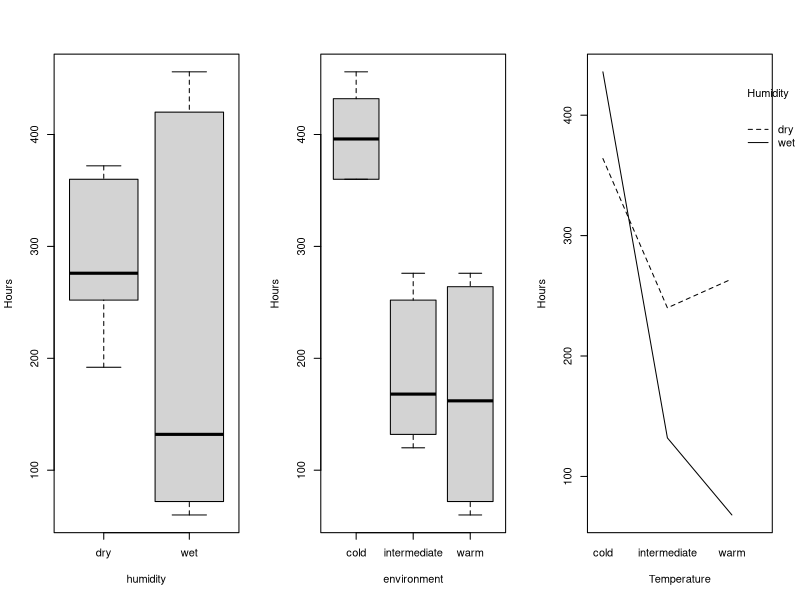
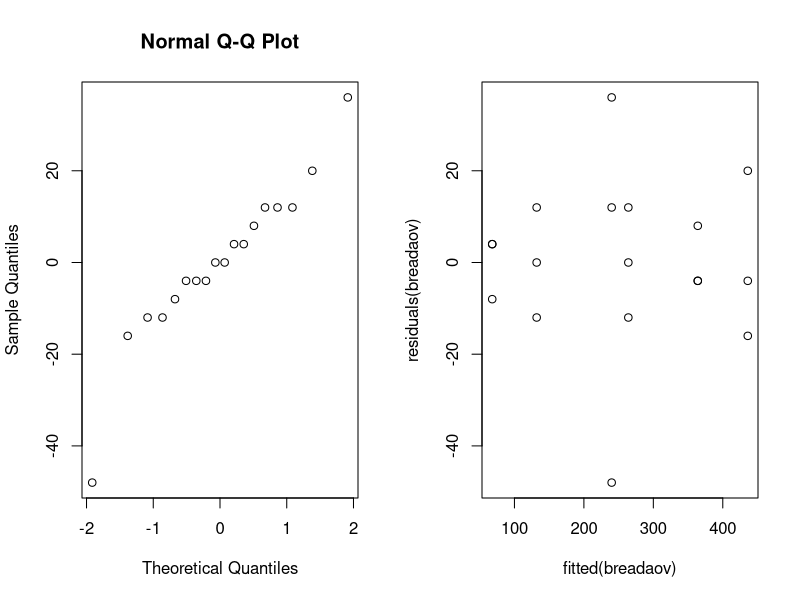
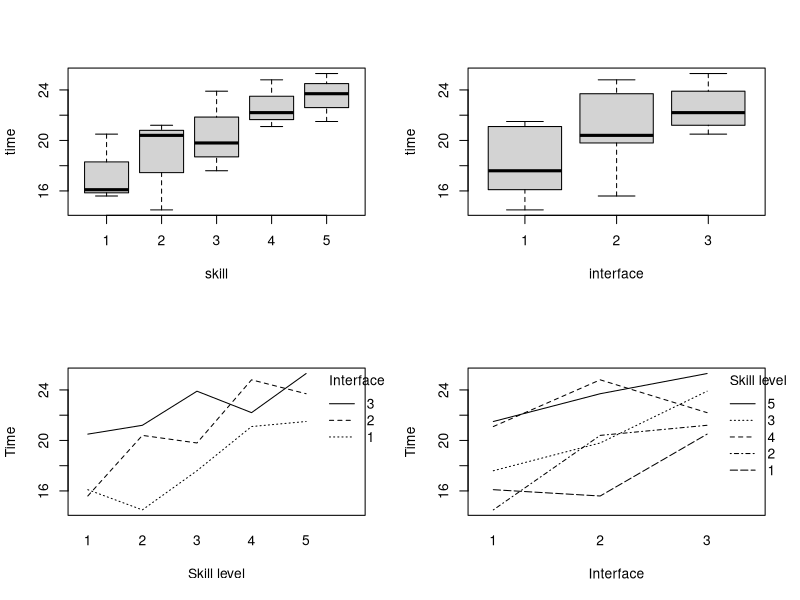
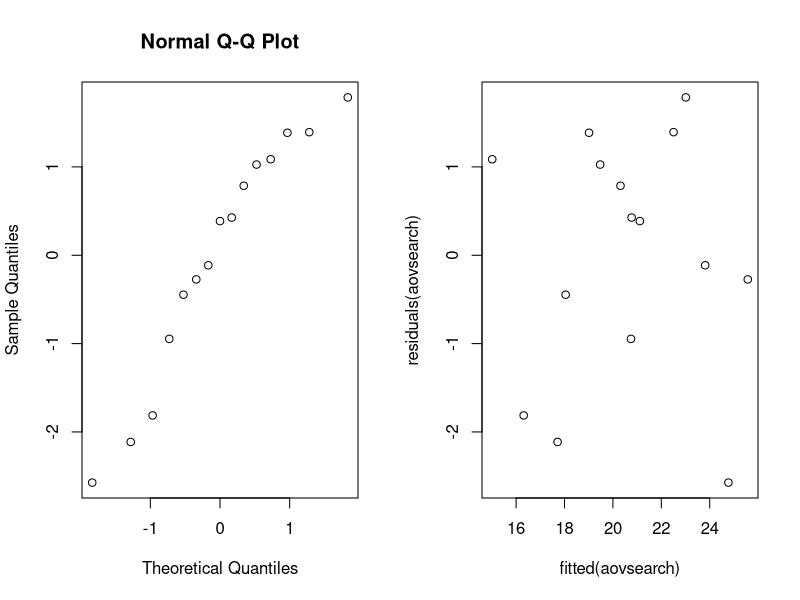
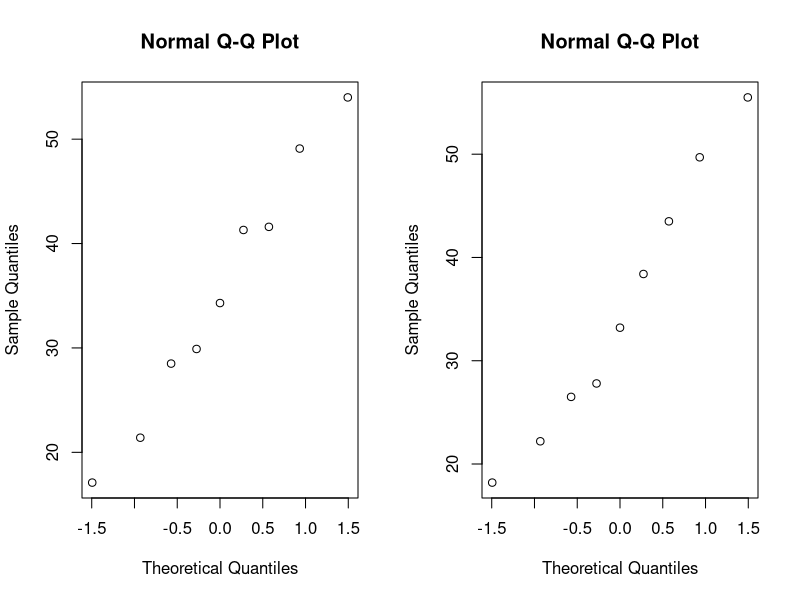
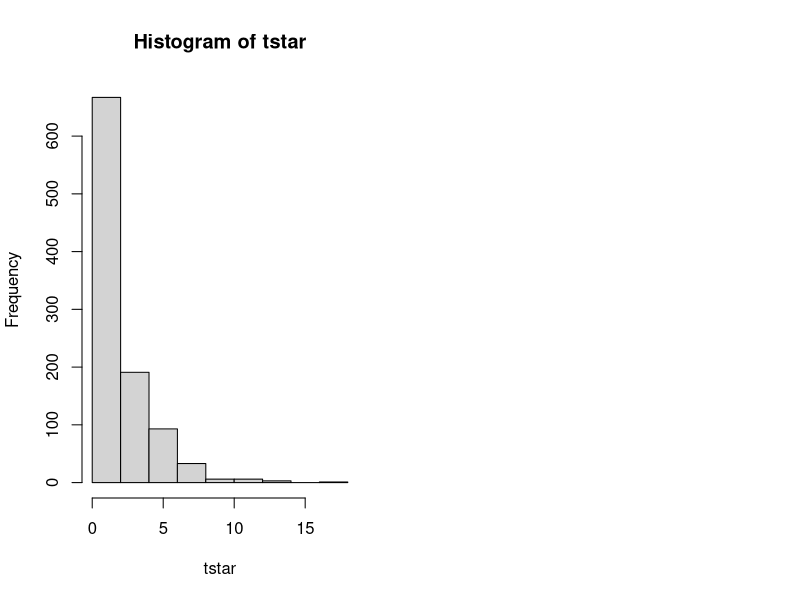
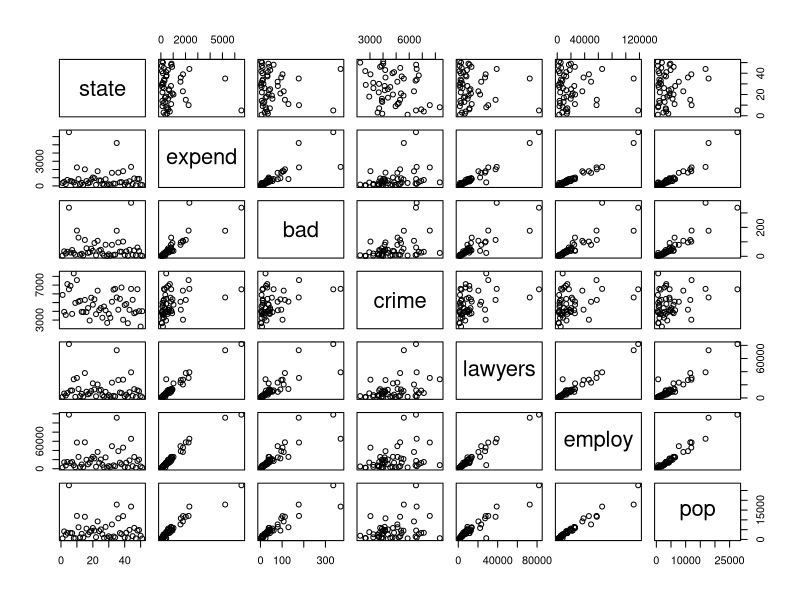
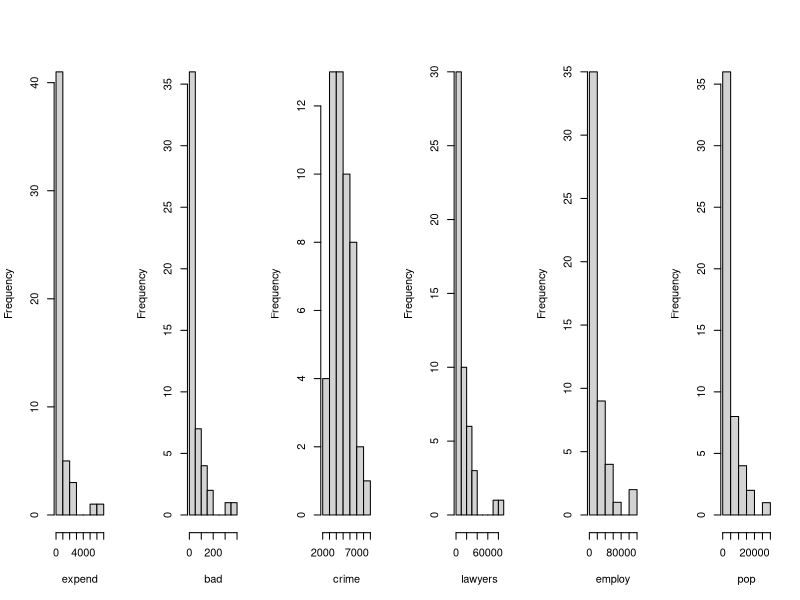

These charts were generated, in order, by the following R code:
## ---- chunk 1
knitr::opts_chunk$set(echo = FALSE)
knitr::opts_chunk$set(fig.width=8, fig.height=4) 
## ---- chunk 2
bread = read.table("bread.txt", header = TRUE)
par(mfrow=c(1,3))
boxplot(hours ~ humidity, data = bread, ylab = "Hours")
boxplot(hours ~ environment, data = bread, ylab = "Hours")
interaction.plot(bread$environment, bread$humidity, bread$hours, xlab = "Temperature", ylab = "Hours", trace.label = "Humidity")
## ---- chunk 3
breadaov=lm(hours~humidity*environment, data = bread); 
anova(breadaov)
## ---- chunk 4
par(mfrow=c(1,2))
qqnorm(residuals(breadaov))
plot(fitted(breadaov),residuals(breadaov))
## ---- chunk 5
search = read.table("search.txt", header = TRUE)
par(mfrow=c(2,2))
boxplot(time~skill, data=search)
boxplot(time~interface, data=search)
interaction.plot(search$skill,search$interface, search$time, xlab = "Skill level", ylab = "Time", trace.label = "Interface")
interaction.plot(search$interface,search$skill, search$time, xlab = "Interface", ylab = "Time", trace.label = "Skill level")
## ---- chunk 6
search$skill = factor(search$skill)
search$interface = factor(search$interface)
aovsearch=lm(time~interface+skill, data=search)
anova(aovsearch)
summary(aovsearch)
## ---- chunk 7
par(mfrow=c(1,2))
qqnorm(residuals(aovsearch))
plot(fitted(aovsearch),residuals(aovsearch))
## ---- chunk 8
friedman.test(search$time,search$interface,search$skill)
## ---- chunk 9
aovsearch2=lm(time~interface, data=search)
anova(aovsearch2)
## ---- chunk 10
cow = read.table("cow.txt", header = TRUE);
mm = subset(cow, treatment=="A")["milk"]
sf = subset(cow, treatment=="B")["milk"]
mm1 = as.numeric(unlist(mm))
sf1 = as.numeric(unlist(sf))
par(mfrow=c(1,2))
qqnorm(mm1); qqnorm(sf1)
cow$id = factor(cow$id); cow$per = factor(cow$per)
cowanova = lm(milk~id+per+treatment,data = cow)
anova(cowanova)
summary(cowanova)
## ---- chunk 11
library(lme4)
cow$order=factor(cow$order)
cowlmer = lmer(milk~treatment+order+per+(1|id), data=cow, REML = FALSE)
summary(cowlmer)
## ---- chunk 12
cowlmerTreatment = lmer(milk~order+per+(1|id), data=cow, REML = FALSE)
anova(cowlmerTreatment, cowlmer)
cowlmerOrder = lmer(milk~treatment+per+(1|id), data=cow, REML = FALSE)
anova(cowlmerOrder, cowlmer)
cowlmerPer = lmer(milk~treatment+order+(1|id), data=cow, REML = FALSE)
anova(cowlmerPer, cowlmer)
## ---- chunk 13
attach(cow)
t.test(milk[treatment=="A"],milk[treatment=="B"],paired=TRUE)
## ---- chunk 14
data=read.table("nauseatable.txt",header=TRUE)
nausea=c(rep(0,times=100),rep(1,times=52),rep(0,times=32),rep(1,times=35),rep(0,times=48),
  rep(1,times=37))
medicine=c(rep("Chlorpromazine",times=152),rep("Pentobarbital (100mg)",times=67),
  rep("Pentobarbital (150mg)",times=85))
patientdata=data.frame(nausea,medicine)
xtabs(~medicine+nausea,data=patientdata)
## ---- chunk 15
medication=factor(patientdata$medicine)
B=1000
tstar=numeric(B)
for (i in 1:B) {
  patientstar=sample(medication) # permute medicine lables
  tstar[i] = chisq.test(xtabs(~patientstar+patientdata$nausea))[[1]] }
hist(tstar)
test_statistic=chisq.test(xtabs(~patientdata$medicine+patientdata$nausea))[[1]]
pl=sum(tstar<test_statistic)/B;pl
pr=sum(tstar>test_statistic)/B;pr
## ---- chunk 16
chisq.test(xtabs(~patientdata$medicine+patientdata$nausea))
## ---- chunk 17
data=read.table(file="expensescrime.txt",header=TRUE)
plot(data)
## ---- chunk 18
par(mfrow=c(1,ncol(data)-1)) # minus the state column
for (i in 2:ncol(data)) hist(data[,i],xlab=names(data)[i],main=NULL)
## ---- chunk 19
par(mfrow=c(1,ncol(data)-1)) # minus the state column
for (i in 2:ncol(data)) boxplot(data[,i],main=names(data)[i])
## ---- chunk 20
par(mfrow=c(1,5))
plot(data$bad, data$expend,xlab="bad",ylab="expend");abline(lm(expend ~ bad, data=data))
plot(data$crime, data$expend,xlab="crime",ylab="expend");abline(lm(expend ~ crime, data=data))
plot(data$lawyers, data$expend,xlab="lawyers",ylab="expend");abline(lm(expend ~ lawyers, data=data))
plot(data$employ, data$expend,xlab="employ",ylab="expend");abline(lm(expend ~ employ, data=data))
plot(data$pop, data$expend,xlab="pop",ylab="expend");abline(lm(expend ~ pop, data=data))
## ---- chunk 21
round(cor(data[,3:7]),2) # exclude state and expend
## ---- chunk 22
# Round 1
summary(lm(expend~bad,data=data))
summary(lm(expend~crime,data=data))
summary(lm(expend~lawyers,data=data))
summary(lm(expend~employ,data=data))
summary(lm(expend~pop,data=data))
# Round 2
summary(lm(expend~employ+bad,data=data))
summary(lm(expend~employ+crime,data=data))
summary(lm(expend~employ+lawyers,data=data))
summary(lm(expend~employ+pop,data=data))
# Round 3
summary(lm(expend~employ+lawyers+bad,data=data))
summary(lm(expend~employ+lawyers+crime,data=data))
summary(lm(expend~employ+lawyers+pop,data=data))
## ---- chunk 23
summary(lm(expend~bad+crime+lawyers+employ+pop,data=data))
summary(lm(expend~bad+lawyers+employ+pop,data=data))
summary(lm(expend~bad+lawyers+employ,data=data))
summary(lm(expend~lawyers+employ, data=data))
## ---- chunk 24
expendlm = lm(expend~lawyers+employ,data=data)
round(residuals(expendlm),2)
order(abs(residuals(expendlm)))
round(cooks.distance(expendlm),2)
par(mfrow=c(2,4))
plot(1:51,cooks.distance(expendlm),type="b")
plot(residuals(expendlm),data[,5],xlab="residuals",ylab="lawyers")
plot(residuals(expendlm),data[,6],xlab="residuals",ylab="employ")
plot(residuals(expendlm),data[,3],xlab="residuals",ylab="bad")
plot(residuals(expendlm),data[,4],xlab="residuals",ylab="crime")
plot(residuals(expendlm),data[,7],xlab="residuals",ylab="pop")
plot(residuals(expendlm),data[,2],xlab="residuals",ylab="expend")
plot(residuals(expendlm),fitted(expendlm),xlab="residuals",ylab="fitted model")
## ---- chunk 25
par(mfrow=c(2,3))
x = residuals(lm(bad~employ+lawyers,data=data))
y = residuals(lm(expend~employ+lawyers,data=data))
plot(x,y,main="Added variable plot for bad")
x = residuals(lm(crime~employ+lawyers,data=data))
y = residuals(lm(expend~employ+lawyers,data=data))
plot(x,y,main="Added variable plot for crime")
x = residuals(lm(lawyers~pop+crime+bad,data=data))
y = residuals(lm(expend~pop+crime+bad,data=data))
plot(x,y,main="Added variable plot for lawyers")
x = residuals(lm(employ~pop+crime+bad,data=data))
y = residuals(lm(expend~pop+crime+bad,data=data))
plot(x,y,main="Added variable plot for employ")
x = residuals(lm(pop~employ+lawyers,data=data))
y = residuals(lm(expend~employ+lawyers,data=data))
plot(x,y,main="Added variable plot for pop")
qqnorm(residuals(expendlm))
